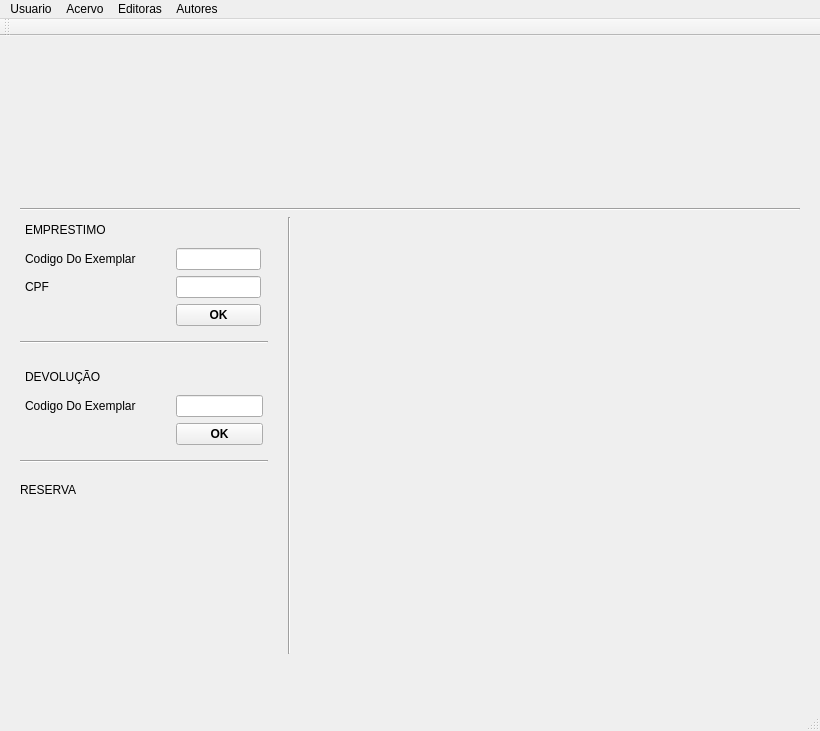
<?xml version="1.0" encoding="UTF-8"?>
<ui version="4.0">
 <class>frmJanelaPrincipal</class>
 <widget class="QMainWindow" name="frmJanelaPrincipal">
  <property name="geometry">
   <rect>
    <x>0</x>
    <y>0</y>
    <width>820</width>
    <height>731</height>
   </rect>
  </property>
  <property name="minimumSize">
   <size>
    <width>0</width>
    <height>0</height>
   </size>
  </property>
  <property name="maximumSize">
   <size>
    <width>16777215</width>
    <height>16777215</height>
   </size>
  </property>
  <property name="windowTitle">
   <string>Sibi</string>
  </property>
  <property name="windowIcon">
   <iconset resource="arquivos.qrc">
    <normaloff>:/Arquivos/Imagens/PUC.png</normaloff>:/Arquivos/Imagens/PUC.png</iconset>
  </property>
  <property name="styleSheet">
   <string notr="true"/>
  </property>
  <widget class="QWidget" name="centralWidget">
   <widget class="QWidget" name="">
    <property name="geometry">
     <rect>
      <x>9</x>
      <y>9</y>
      <width>802</width>
      <height>620</height>
     </rect>
    </property>
    <layout class="QGridLayout" name="gridLayout_2">
     <item row="6" column="0" colspan="2">
      <layout class="QGridLayout" name="gridLayout_3">
       <item row="1" column="0">
        <widget class="QLabel" name="codigoDoExemplarLabel_Devolucao">
         <property name="minimumSize">
          <size>
           <width>140</width>
           <height>0</height>
          </size>
         </property>
         <property name="maximumSize">
          <size>
           <width>96</width>
           <height>22</height>
          </size>
         </property>
         <property name="text">
          <string>Codigo Do Exemplar</string>
         </property>
        </widget>
       </item>
       <item row="1" column="1">
        <widget class="QLineEdit" name="codigoDoExemplarLineEdit_Devolucao">
         <property name="maximumSize">
          <size>
           <width>87</width>
           <height>22</height>
          </size>
         </property>
        </widget>
       </item>
       <item row="2" column="1">
        <widget class="QPushButton" name="pushButton_OK_Devolucao">
         <property name="font">
          <font>
           <weight>75</weight>
           <bold>true</bold>
          </font>
         </property>
         <property name="text">
          <string>OK</string>
         </property>
         <property name="icon">
          <iconset resource="arquivos.qrc">
           <normaloff>:/Arquivos/Imagens/OK.png</normaloff>:/Arquivos/Imagens/OK.png</iconset>
         </property>
        </widget>
       </item>
       <item row="0" column="0" colspan="2">
        <widget class="QPushButton" name="pushButton_2">
         <property name="minimumSize">
          <size>
           <width>231</width>
           <height>25</height>
          </size>
         </property>
         <property name="styleSheet">
          <string notr="true">border: 0px solid grey;
text-align: left; 
</string>
         </property>
         <property name="text">
          <string>DEVOLUÇÃO</string>
         </property>
         <property name="icon">
          <iconset resource="arquivos.qrc">
           <normaloff>:/Arquivos/Imagens/chevron.png</normaloff>:/Arquivos/Imagens/chevron.png</iconset>
         </property>
        </widget>
       </item>
      </layout>
     </item>
     <item row="8" column="0" colspan="2">
      <widget class="QPushButton" name="pushButton_Reserva">
       <property name="minimumSize">
        <size>
         <width>0</width>
         <height>25</height>
        </size>
       </property>
       <property name="styleSheet">
        <string notr="true">border: 0px solid grey;
text-align: left; 
</string>
       </property>
       <property name="text">
        <string>RESERVA</string>
       </property>
       <property name="icon">
        <iconset resource="arquivos.qrc">
         <normaloff>:/Arquivos/Imagens/chevron.png</normaloff>:/Arquivos/Imagens/chevron.png</iconset>
       </property>
      </widget>
     </item>
     <item row="2" column="2" rowspan="8">
      <widget class="Line" name="line_2">
       <property name="minimumSize">
        <size>
         <width>30</width>
         <height>0</height>
        </size>
       </property>
       <property name="orientation">
        <enum>Qt::Vertical</enum>
       </property>
      </widget>
     </item>
     <item row="4" column="0" colspan="2">
      <widget class="Line" name="line_3">
       <property name="minimumSize">
        <size>
         <width>0</width>
         <height>20</height>
        </size>
       </property>
       <property name="orientation">
        <enum>Qt::Horizontal</enum>
       </property>
      </widget>
     </item>
     <item row="1" column="0" colspan="4">
      <widget class="Line" name="line">
       <property name="orientation">
        <enum>Qt::Horizontal</enum>
       </property>
      </widget>
     </item>
     <item row="2" column="0" rowspan="2" colspan="2">
      <layout class="QGridLayout" name="gridLayout">
       <item row="1" column="1">
        <widget class="QLineEdit" name="codigoDoExemplarLineEdit">
         <property name="minimumSize">
          <size>
           <width>85</width>
           <height>0</height>
          </size>
         </property>
         <property name="maximumSize">
          <size>
           <width>85</width>
           <height>22</height>
          </size>
         </property>
        </widget>
       </item>
       <item row="2" column="1">
        <widget class="QLineEdit" name="cPFLineEdit">
         <property name="minimumSize">
          <size>
           <width>85</width>
           <height>0</height>
          </size>
         </property>
         <property name="maximumSize">
          <size>
           <width>85</width>
           <height>22</height>
          </size>
         </property>
        </widget>
       </item>
       <item row="1" column="0">
        <widget class="QLabel" name="codigoDoExemplarLabel">
         <property name="minimumSize">
          <size>
           <width>140</width>
           <height>0</height>
          </size>
         </property>
         <property name="maximumSize">
          <size>
           <width>140</width>
           <height>22</height>
          </size>
         </property>
         <property name="text">
          <string>Codigo Do Exemplar</string>
         </property>
        </widget>
       </item>
       <item row="2" column="0">
        <widget class="QLabel" name="cPFLabel">
         <property name="maximumSize">
          <size>
           <width>96</width>
           <height>22</height>
          </size>
         </property>
         <property name="text">
          <string>CPF</string>
         </property>
        </widget>
       </item>
       <item row="3" column="1">
        <widget class="QPushButton" name="pushButton_OK">
         <property name="maximumSize">
          <size>
           <width>85</width>
           <height>16777215</height>
          </size>
         </property>
         <property name="font">
          <font>
           <weight>75</weight>
           <bold>true</bold>
          </font>
         </property>
         <property name="text">
          <string>OK</string>
         </property>
         <property name="icon">
          <iconset resource="arquivos.qrc">
           <normaloff>:/Arquivos/Imagens/OK.png</normaloff>:/Arquivos/Imagens/OK.png</iconset>
         </property>
        </widget>
       </item>
       <item row="0" column="0" colspan="2">
        <widget class="QPushButton" name="pushButton">
         <property name="minimumSize">
          <size>
           <width>231</width>
           <height>25</height>
          </size>
         </property>
         <property name="maximumSize">
          <size>
           <width>231</width>
           <height>16777215</height>
          </size>
         </property>
         <property name="styleSheet">
          <string notr="true">border: 0px solid grey;
text-align: left; 
</string>
         </property>
         <property name="text">
          <string>EMPRESTIMO</string>
         </property>
         <property name="icon">
          <iconset resource="arquivos.qrc">
           <normaloff>:/Arquivos/Imagens/chevron.png</normaloff>:/Arquivos/Imagens/chevron.png</iconset>
         </property>
        </widget>
       </item>
      </layout>
     </item>
     <item row="2" column="3" rowspan="8">
      <widget class="frmConsultaAcervo" name="widget" native="true">
       <property name="minimumSize">
        <size>
         <width>510</width>
         <height>0</height>
        </size>
       </property>
       <property name="maximumSize">
        <size>
         <width>54645</width>
         <height>5645</height>
        </size>
       </property>
      </widget>
     </item>
     <item row="0" column="0" colspan="4">
      <widget class="QLabel" name="label_layout">
       <property name="minimumSize">
        <size>
         <width>800</width>
         <height>150</height>
        </size>
       </property>
       <property name="maximumSize">
        <size>
         <width>16777215</width>
         <height>150</height>
        </size>
       </property>
       <property name="styleSheet">
        <string notr="true">border-image: url(:/Arquivos/Imagens/sibi-puc-goias.gif);</string>
       </property>
       <property name="text">
        <string/>
       </property>
      </widget>
     </item>
     <item row="9" column="0" colspan="2">
      <widget class="frmReserva" name="widget_Reserva" native="true">
       <property name="minimumSize">
        <size>
         <width>0</width>
         <height>150</height>
        </size>
       </property>
      </widget>
     </item>
     <item row="7" column="0" colspan="2">
      <widget class="Line" name="line_4">
       <property name="minimumSize">
        <size>
         <width>0</width>
         <height>20</height>
        </size>
       </property>
       <property name="orientation">
        <enum>Qt::Horizontal</enum>
       </property>
      </widget>
     </item>
    </layout>
   </widget>
  </widget>
  <widget class="QMenuBar" name="menuBar">
   <property name="geometry">
    <rect>
     <x>0</x>
     <y>0</y>
     <width>820</width>
     <height>21</height>
    </rect>
   </property>
   <widget class="QMenu" name="menuUsuario">
    <property name="title">
     <string>Usuario</string>
    </property>
    <addaction name="actionCadastrar"/>
    <addaction name="actionConsulta"/>
   </widget>
   <widget class="QMenu" name="menuAcervo">
    <property name="title">
     <string>Acervo</string>
    </property>
    <widget class="QMenu" name="menuCadastrar">
     <property name="title">
      <string>Cadastrar</string>
     </property>
     <addaction name="actionLivro"/>
     <addaction name="actionRevista"/>
     <addaction name="actionArtigo"/>
     <addaction name="actionVideo"/>
    </widget>
    <widget class="QMenu" name="menuConsulta">
     <property name="title">
      <string>Consulta</string>
     </property>
     <addaction name="actionLivro_2"/>
     <addaction name="actionRevista_2"/>
     <addaction name="actionArtigo_2"/>
     <addaction name="actionVideo_2"/>
     <addaction name="actionExemplar"/>
    </widget>
    <addaction name="menuCadastrar"/>
    <addaction name="menuConsulta"/>
   </widget>
   <widget class="QMenu" name="menuEditoras">
    <property name="title">
     <string>Editoras</string>
    </property>
    <addaction name="actionCadastro"/>
    <addaction name="actionConsulta_2"/>
   </widget>
   <widget class="QMenu" name="menuAutores">
    <property name="title">
     <string>Autores</string>
    </property>
    <addaction name="actionCadastro_2"/>
    <addaction name="actionConsulta_3"/>
   </widget>
   <addaction name="menuUsuario"/>
   <addaction name="menuAcervo"/>
   <addaction name="menuEditoras"/>
   <addaction name="menuAutores"/>
  </widget>
  <widget class="QToolBar" name="mainToolBar">
   <attribute name="toolBarArea">
    <enum>TopToolBarArea</enum>
   </attribute>
   <attribute name="toolBarBreak">
    <bool>false</bool>
   </attribute>
  </widget>
  <widget class="QStatusBar" name="statusBar"/>
  <action name="actionCadastrar">
   <property name="icon">
    <iconset resource="arquivos.qrc">
     <normaloff>:/Arquivos/Imagens/cadastro.png</normaloff>:/Arquivos/Imagens/cadastro.png</iconset>
   </property>
   <property name="text">
    <string>Cadastrar</string>
   </property>
  </action>
  <action name="actionConsulta">
   <property name="icon">
    <iconset resource="arquivos.qrc">
     <normaloff>:/Arquivos/Imagens/listar.png</normaloff>:/Arquivos/Imagens/listar.png</iconset>
   </property>
   <property name="text">
    <string>Consulta</string>
   </property>
  </action>
  <action name="actionLivro">
   <property name="text">
    <string>Livro</string>
   </property>
  </action>
  <action name="actionRevista">
   <property name="text">
    <string>Revista</string>
   </property>
  </action>
  <action name="actionArtigo">
   <property name="text">
    <string>Artigo</string>
   </property>
  </action>
  <action name="actionVideo">
   <property name="text">
    <string>Video</string>
   </property>
  </action>
  <action name="actionLivro_2">
   <property name="text">
    <string>Livro</string>
   </property>
  </action>
  <action name="actionRevista_2">
   <property name="text">
    <string>Revista</string>
   </property>
  </action>
  <action name="actionArtigo_2">
   <property name="text">
    <string>Artigo</string>
   </property>
  </action>
  <action name="actionVideo_2">
   <property name="text">
    <string>Video</string>
   </property>
  </action>
  <action name="actionCadastro">
   <property name="text">
    <string>Cadastro</string>
   </property>
  </action>
  <action name="actionConsulta_2">
   <property name="text">
    <string>Consulta</string>
   </property>
  </action>
  <action name="actionCadastro_2">
   <property name="text">
    <string>Cadastro</string>
   </property>
  </action>
  <action name="actionConsulta_3">
   <property name="text">
    <string>Consulta</string>
   </property>
  </action>
  <action name="actionExemplar">
   <property name="text">
    <string>Exemplar</string>
   </property>
  </action>
 </widget>
 <layoutdefault spacing="6" margin="11"/>
 <customwidgets>
  <customwidget>
   <class>frmConsultaAcervo</class>
   <extends>QWidget</extends>
   <header>frmConsultaAcervo.h</header>
   <container>1</container>
  </customwidget>
  <customwidget>
   <class>frmReserva</class>
   <extends>QWidget</extends>
   <header>frmReserva.h</header>
   <container>1</container>
  </customwidget>
 </customwidgets>
 <resources>
  <include location="arquivos.qrc"/>
 </resources>
 <connections/>
</ui>
